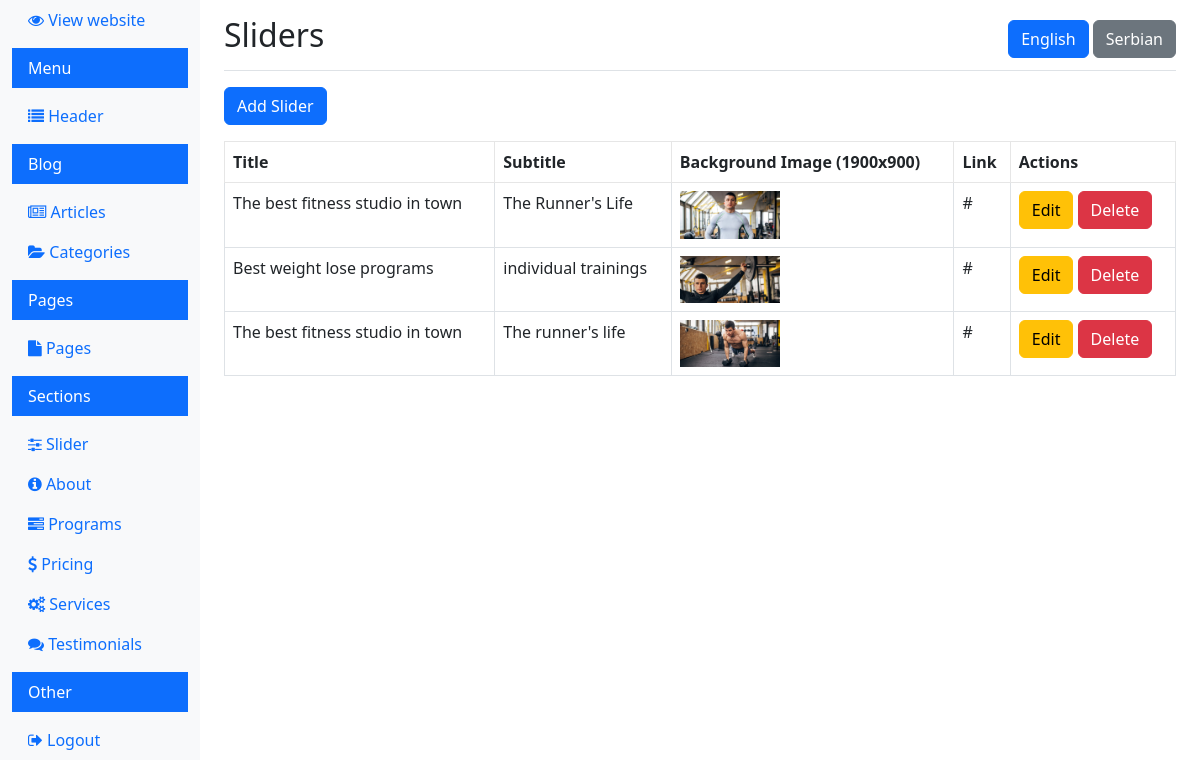
/dashboard/view_sliders.php?lang=en (signed in), run on the app's committed database.
### tables this page shows
CREATE TABLE IF NOT EXISTS `sliders` (
  `id` int(11) NOT NULL AUTO_INCREMENT,
  `title` varchar(255) NOT NULL,
  `subtitle` varchar(255) NOT NULL,
  `background_image` varchar(255) NOT NULL,
  `link` varchar(255) NOT NULL,
  `language` varchar(10) DEFAULT 'en',
  PRIMARY KEY (`id`)
);

### dashboard/view_sliders.php (the view, shortened to what this page needs)
<?php
$lang = 'sr';
if (isset($_GET['lang'])) {
  $lang = $_GET['lang'];
} elseif (isset($_SESSION['lang'])) {
  $lang = $_SESSION['lang'];
}
$conn = new mysqli(DB_HOST, DB_USER, DB_PASS, DB_NAME);
$sql = "SELECT id, title, subtitle, background_image, link FROM sliders WHERE language = ?";
$stmt = $conn->prepare($sql);
$stmt->bind_param("s", $lang);
$stmt->execute();
$result = $stmt->get_result();
$sliders = [];
if ($result->num_rows > 0) {
  while ($row = $result->fetch_assoc()) {
    $sliders[] = $row;
  }
}
?>
<!doctype html>
<html lang="en">
<head>
  <link rel="stylesheet" href="../css/bootstrap.min.css">
  <link rel="stylesheet" href="https://cdnjs.cloudflare.com/ajax/libs/font-awesome/4.7.0/css/font-awesome.min.css">
  <link rel="stylesheet" href="../css/style.css">
</head>
<body>
  <div class="container-fluid">
    <div class="row">
      <?php include 'navigation.php'; ?>
      <main role="main" class="col-md-9 ms-sm-auto col-lg-10 px-md-4">
        <div class="d-flex justify-content-between flex-wrap flex-md-nowrap align-items-center pt-3 pb-2 mb-3 border-bottom">
          <h1 class="h2">Sliders</h1>
          <div>
            <a href="?lang=en" class="btn <?php echo $lang === 'en' ? 'btn-primary' : 'btn-secondary'; ?>">English</a>
            <a href="?lang=sr" class="btn <?php echo $lang === 'sr' ? 'btn-primary' : 'btn-secondary'; ?>">Serbian</a>
          </div>
        </div>
        <a href="add_slider.php?lang=<?php echo $lang; ?>" class="btn btn-primary mb-3">Add Slider</a>
        <table class="table table-bordered">
          <thead>
            <tr>
              <th>Title</th>
              <th>Subtitle</th>
              <th>Background Image (1900x900)</th>
              <th>Link</th>
              <th>Actions</th>
            </tr>
          </thead>
          <tbody>
            <?php foreach ($sliders as $slider) : ?>
              <tr>
                <td><?php echo htmlspecialchars($slider['title']); ?></td>
                <td><?php echo htmlspecialchars($slider['subtitle']); ?></td>
                <td><img src="../uploads/<?php echo htmlspecialchars($slider['background_image']); ?>" alt="" style="width: 100px;"></td>
                <td><?php echo htmlspecialchars($slider['link']); ?></td>
                <td>
                  <a href="edit_slider.php?id=<?php echo $slider['id']; ?>&lang=<?php echo $lang; ?>" class="btn btn-warning">Edit</a>
                  <a href="delete_slider.php?id=<?php echo $slider['id']; ?>&lang=<?php echo $lang; ?>" class="btn btn-danger" onclick="return confirm('Are you sure you want to delete this slider?');">Delete</a>
                </td>
              </tr>
            <?php endforeach; ?>
          </tbody>
        </table>
      </main>
    </div>
  </div>
</body>
</html>

### css/style.css (style rules this page uses)
.table-box-one table tbody tr, table thead tr { border: 1px solid #e6e6e6; }

### data on the page
sliders: title "The best fitness studio in town", subtitle "The Runner's Life", background_image (picture), link "#"
sliders: title "Best weight lose programs", subtitle "individual trainings", background_image (picture), link "#"
sliders: title "The best fitness studio in town", subtitle "The runner's life", background_image (picture), link "#"
